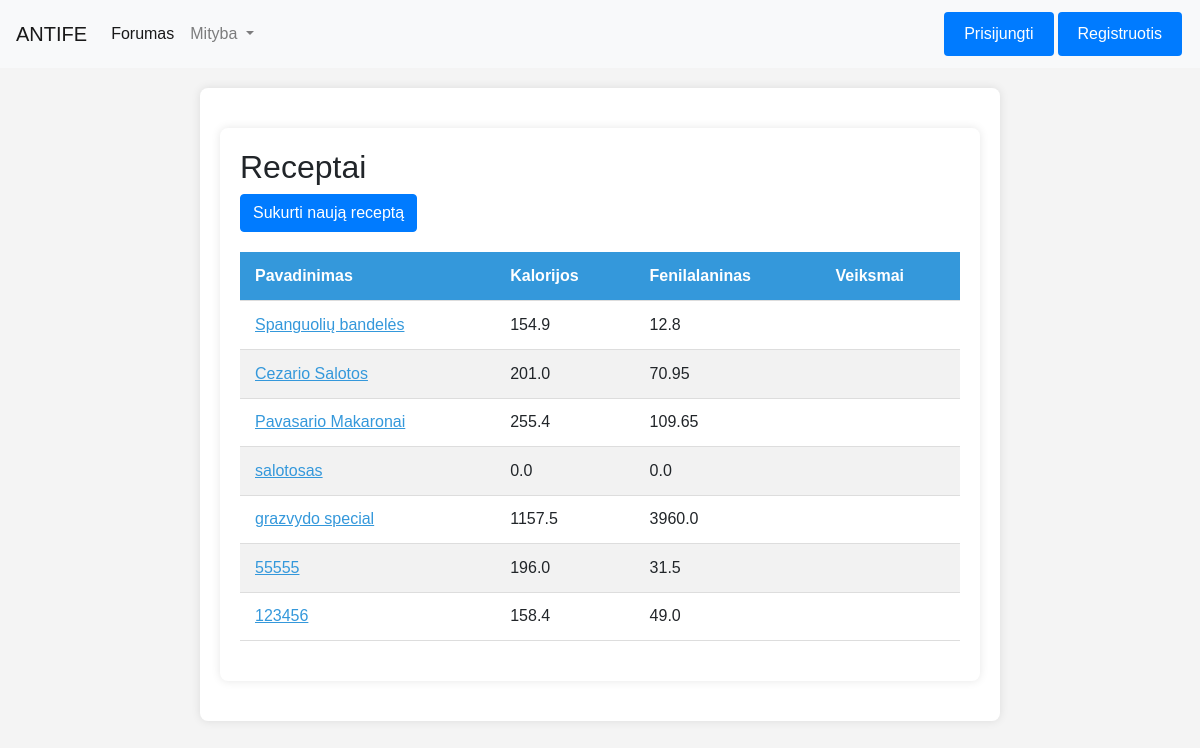
The page /mityba/receptai_list/ on the database its author committed.
### antife/homepage/models.py (models this page shows)
class Receptai(models.Model):
    kalorijos = models.FloatField(default=0.0)
    pavadinimas = models.CharField(max_length=255)
    fenilalaninas = models.FloatField(default=0.0)
    baltymai = models.FloatField(default=0.0)
    aprasas = models.CharField(max_length=255)

### antife/Mityba/views.py (the view)
# urls.py: path('receptai_list/', views.receptai_list, name='receptai_list'),
def receptai_list(request):
    all_receptai = Receptai.objects.all()
    user_favorite_ids = []
    if request.user.is_authenticated:
        current_user = request.user
        naudotojas = Naudotojai.objects.get(user=current_user)
        user_favorite_ids = Megstamiausi_receptai.objects.filter(fk_Naudotojasid_Naudotojas=naudotojas).values_list('fk_Receptasid_Receptas', flat=True)
    sorted_receptai = sorted(all_receptai, key=lambda r: r.id not in user_favorite_ids)
    return render(request, 'Receptai.html', {'receptai_list': sorted_receptai, 'user_favorite_ids': user_favorite_ids})

### antife/Mityba/templates/Receptai.html (shortened to what this page needs)
{% extends "base.html" %}
{% block content %}
    <div class="container">
        <h2>Receptai</h2>
        <a href="{% url 'mityba:create_recipe' %}" class="btn btn-primary custom-button">Sukurti naują receptą</a>
        <table class="styled-table">
            <thead>
                <tr>
                    <th>Pavadinimas</th>
                    <th>Kalorijos</th>
                    <th>Fenilalaninas</th>
                    <th>Veiksmai</th>
                </tr>
            </thead>
            <tbody>
                {% for receptas in receptai_list %}
                    <tr>
                        <td class="name-cell" data-toggle="aprasas-{{ forloop.counter }}" data-ingredientai="ingredientai-{{ forloop.counter }}">{{ receptas.pavadinimas }}</td>
                        <td>{{ receptas.kalorijos }}</td>
                        <td>{{ receptas.fenilalaninas }}</td>
                        <td>
                        </td>
                    </tr>
                {% endfor %}
            </tbody>
        </table>
    </div>
{% endblock %}

### antife/Mityba/templates/Receptai.html (style rules this page uses)
body { font-family: 'Arial', sans-serif; background-color: #f4f4f4; margin: 0; padding: 0; }
.container { max-width: 800px; margin: 20px auto; background-color: #fff; padding: 20px; border-radius: 8px; box-shadow: 0 0 10px rgba(0, 0, 0, 0.1); }
.styled-table { width: 100%; border-collapse: collapse; margin: 20px 0; font-size: 16px; text-align: left; }
.styled-table th, .styled-table td { padding: 12px 15px; border-bottom: 1px solid #ddd; cursor: pointer; }
.styled-table th { background-color: #3498db; color: #fff; }
.styled-table tbody tr:nth-child(even) { background-color: #f2f2f2; }
.name-cell { color: #3498db; text-decoration: underline; cursor: pointer; }

### rows shown on the page
Receptai: pavadinimas "Spanguolių bandelės", kalorijos "154.9", fenilalaninas "12.8"
Receptai: pavadinimas "Cezario Salotos", kalorijos "201.0", fenilalaninas "70.95"
Receptai: pavadinimas "Pavasario Makaronai", kalorijos "255.4", fenilalaninas "109.65"
Receptai: pavadinimas "salotosas", kalorijos "0.0", fenilalaninas "0.0"
Receptai: pavadinimas "grazvydo special", kalorijos "1157.5", fenilalaninas "3960.0"
Receptai: pavadinimas "55555", kalorijos "196.0", fenilalaninas "31.5"
Receptai: pavadinimas "123456", kalorijos "158.4", fenilalaninas "49.0"
